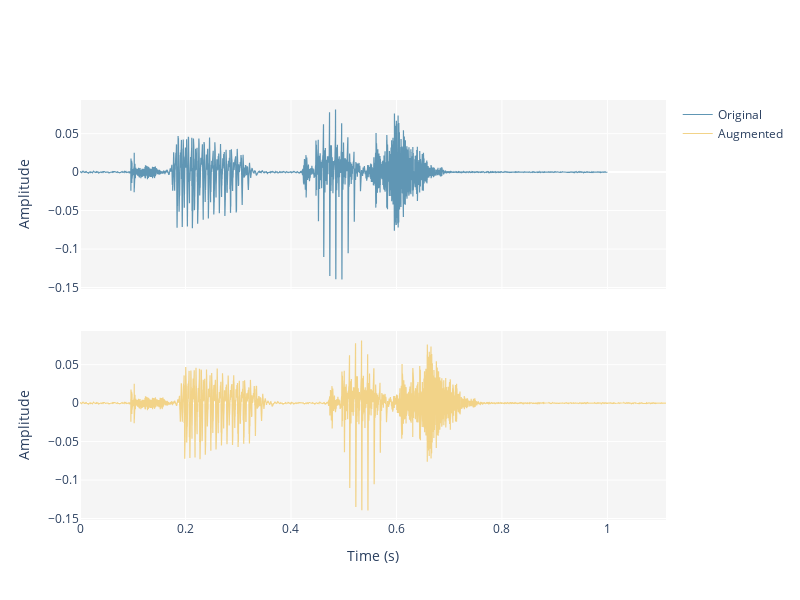

Notebook code cell kept with this figure:
### Code cell
# create examples
example = {"speech":kiitos.squeeze()}
augmented_example = deepcopy(example)
transformed_example = plot_signal("tempo_perturbation", augmented_example, plot_freq=False, plot_time=True, overlap=False)

### Figure 1 — Plotly figure (JSON) as saved in the notebook; plotly's stock layout.template omitted (floating-point values rounded to 4 significant figures; data arrays with more than 128 entries replaced by an {"elided": "..."} marker saying what was removed)
{"data": [{"line": {"color": "#6096B4", "width": 1.2}, "name": "Original", "type": "scatter", "x": {"elided": "17778 float values"}, "xaxis": "x", "y": {"elided": "16000 float values"}, "yaxis": "y"}, {"line": {"color": "#F2D388", "width": 1.2}, "name": "Augmented", "type": "scatter", "x": {"elided": "17778 float values"}, "xaxis": "x2", "y": {"elided": "17778 float values"}, "yaxis": "y2"}], "layout": {"height": 600, "plot_bgcolor": "whitesmoke", "width": 800, "xaxis": {"anchor": "y", "domain": [0, 1], "matches": "x2", "showticklabels": false}, "xaxis2": {"anchor": "y2", "domain": [0, 1], "title": {"text": "Time (s)"}}, "yaxis": {"anchor": "x", "domain": [0.55, 1], "title": {"text": "Amplitude"}}, "yaxis2": {"anchor": "x2", "domain": [0, 0.45], "title": {"text": "Amplitude"}}}}
